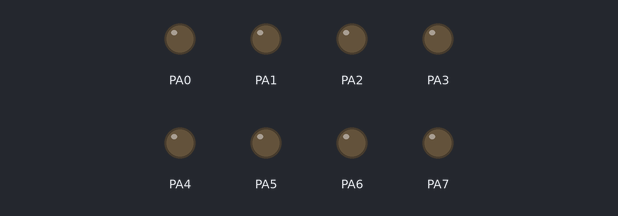
A program run on a simulated ATmega32, built with avr-gcc and emulated at 8 MHz. On the bench: output pins drawn as LEDs (lit = HIGH).

Above: at 0.6 s.
At 4.5 s:
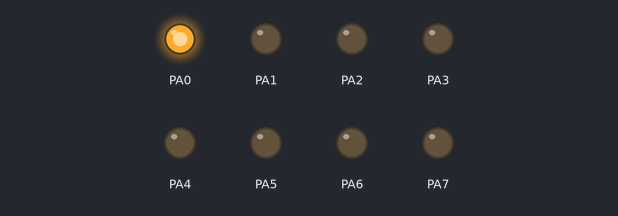
Timing chart, 0 to 6.0 s (numbered marks = the images above):
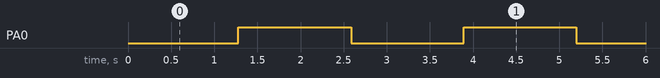

The program:

main.c
```c
/*
 * main.c
 *
 *  Created on: Oct 29, 2021
 *      Author: Kero Adel
 */

#include "avr/io.h"
#include "avr/interrupt.h"
#include "Libs/bitmath.h"

ISR(__vector_10){

//	static u8 OVF_counts = 0;
//	OVF_counts++;

	static u8 CTC_counts = 0;
	CTC_counts++;

	if(CTC_counts == 40){
		/*Set preload*/
//		TCNT0 = 124;

		/*Action*/
		TOGGLE_BIT(PORTA, PA0);

		/*Reset overflow counter*/
		CTC_counts = 0;
	}
}


void main(void){

	/*Port A as output*/
	DDRA = 0xff;

	/*Timer overflow interrupt enable*/
//	TIMSK |= (1<<0);

	OCR0 = 195;

	/*CTC interrupt enable*/
	TIMSK |= (1<<1);

	/*Global interrupt enable*/
	SREG |= (1<<7);

	/*TCCR0 copy*/
	u8 register_copy = TCCR0;

	/*Preload*/
//	TCNT0 = 238;

	/*Timer mode*/
	register_copy |= (1<<6);
	register_copy &= ~(1<<3);

	/*Clear clock source/prescaler*/
	register_copy &= ~(0b111<<0);

	/*Select clock source/prescaler*/
	register_copy |= (0b101<<0);

	TCCR0 = register_copy;

	while(1);
}
```

bitmath.h
```c
#ifndef LIB_BITMATH_H_
#define LIB_BITMATH_H_

#include"stdtypes.h"

#define CLR_BIT(Copy_u8reg,Copy_u8pin) 		Copy_u8reg &= ~(1<<(Copy_u8pin))
#define SET_BIT(Copy_u8reg,Copy_u8pin) 		Copy_u8reg |= (1<<(Copy_u8pin))
#define TOGGLE_BIT(Copy_u8reg,Copy_u8pin)	Copy_u8reg ^= (1<<(Copy_u8pin))
#define GET_BIT(Copy_u8reg,Copy_u8pin)		((Copy_u8reg>>Copy_u8pin)&0x01)

#endif /* LIB_BITMATH_H_ */
```

stdtypes.h
```c
#ifndef STDTYPES_H_
#define STDTYPES_H_


typedef unsigned char u8;
typedef signed char s8;
typedef unsigned short int u16;
typedef signed short int s16;
typedef unsigned long int u32;
typedef signed long int s32;
typedef float f32;
typedef double f64;

#endif
```

Measured:
- by itself, PA0: alternates HIGH for 1.3 s and LOW for 1.3 s
